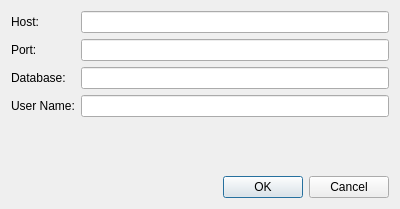
<?xml version="1.0" encoding="UTF-8"?>
<ui version="4.0">
 <class>ServerSettingsDialog</class>
 <widget class="QDialog" name="ServerSettingsDialog">
  <property name="geometry">
   <rect>
    <x>0</x>
    <y>0</y>
    <width>400</width>
    <height>209</height>
   </rect>
  </property>
  <property name="windowTitle">
   <string>Dialog</string>
  </property>
  <layout class="QVBoxLayout" name="verticalLayout">
   <item>
    <layout class="QFormLayout" name="formLayout">
     <item row="0" column="0">
      <widget class="QLabel" name="hostLabel">
       <property name="text">
        <string>Host:</string>
       </property>
      </widget>
     </item>
     <item row="0" column="1">
      <widget class="QLineEdit" name="hostLineEdit"/>
     </item>
     <item row="1" column="0">
      <widget class="QLabel" name="portLabel">
       <property name="text">
        <string>Port:</string>
       </property>
      </widget>
     </item>
     <item row="1" column="1">
      <widget class="QLineEdit" name="portLineEdit"/>
     </item>
     <item row="2" column="0">
      <widget class="QLabel" name="collectionLabel">
       <property name="text">
        <string>Database:</string>
       </property>
      </widget>
     </item>
     <item row="2" column="1">
      <widget class="QLineEdit" name="collectionLineEdit"/>
     </item>
     <item row="3" column="0">
      <widget class="QLabel" name="userNameLabel">
       <property name="text">
        <string>User Name:</string>
       </property>
      </widget>
     </item>
     <item row="3" column="1">
      <widget class="QLineEdit" name="userNameLineEdit"/>
     </item>
    </layout>
   </item>
   <item>
    <widget class="QDialogButtonBox" name="buttonBox">
     <property name="orientation">
      <enum>Qt::Horizontal</enum>
     </property>
     <property name="standardButtons">
      <set>QDialogButtonBox::Cancel|QDialogButtonBox::Ok</set>
     </property>
    </widget>
   </item>
  </layout>
 </widget>
 <resources/>
 <connections>
  <connection>
   <sender>buttonBox</sender>
   <signal>accepted()</signal>
   <receiver>ServerSettingsDialog</receiver>
   <slot>accept()</slot>
   <hints>
    <hint type="sourcelabel">
     <x>248</x>
     <y>254</y>
    </hint>
    <hint type="destinationlabel">
     <x>157</x>
     <y>274</y>
    </hint>
   </hints>
  </connection>
  <connection>
   <sender>buttonBox</sender>
   <signal>rejected()</signal>
   <receiver>ServerSettingsDialog</receiver>
   <slot>reject()</slot>
   <hints>
    <hint type="sourcelabel">
     <x>316</x>
     <y>260</y>
    </hint>
    <hint type="destinationlabel">
     <x>286</x>
     <y>274</y>
    </hint>
   </hints>
  </connection>
 </connections>
</ui>
